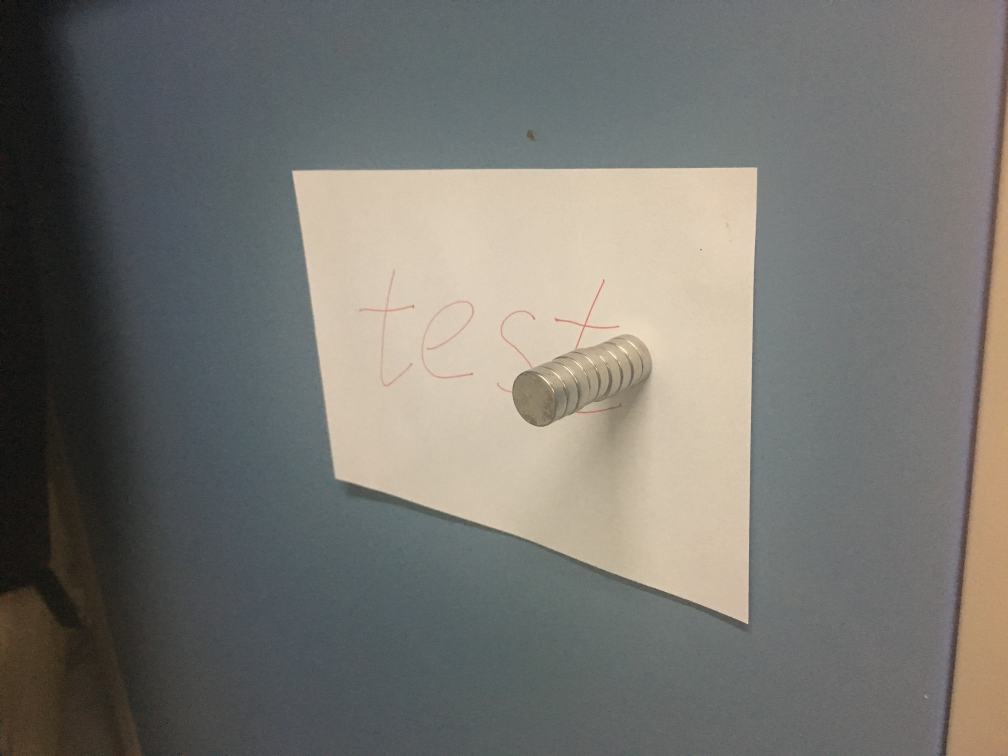
//> input picture imageStretch/img/src2.jpg, 4032 x 3024 px (shown at 1/4 size)
$ ./main   (built with g++ and OpenCV 4)
//> lines starting //> are read from the running program, lines starting //| are printed output that depends on the picture; after the words box and inside, x2 and y2 are one past the last pixel; in counts of white or black regions, pixels touching at a corner belong together
//> further down, src is the input picture: 3024 rows x 4032 cols, CV_8UC3; mean B, G, R 111.5, 116.8, 118.3
### imageStretch/header.h
#ifndef HEADER
#define HEADER

#include"iostream"
#include"opencv2/opencv.hpp"

using namespace std;
using namespace cv;

vector<Point> preProcess(const Mat src);
Mat transform(Mat const src, vector<Point> srcPoint);

#endif // !HEADER

### imageStretch/transform.cpp
#include"header.h"

Mat transform(Mat const src, vector<Point> Pointsrc) {
	int temp;
	std::sort(Pointsrc.begin(), Pointsrc.end(),
		[](Point point1, Point point2) {return point1.x < point2.x; }
	);
	if (Pointsrc[0].y > Pointsrc[1].y) {
		temp = Pointsrc[1].y;
		Pointsrc[1].y = Pointsrc[0].y;
		Pointsrc[0].y = temp;
	}
	if (Pointsrc[2].y > Pointsrc[3].y) {
		temp = Pointsrc[3].y;
		Pointsrc[3].y = Pointsrc[2].y;
		Pointsrc[2].y = temp;
	}
	Point2f srcPoint[4];
	srcPoint[0] = Pointsrc[0];
	srcPoint[1] = Pointsrc[1];
	srcPoint[2] = Pointsrc[2];
	srcPoint[3] = Pointsrc[3];
	Point2f dstPoint[4];
	dstPoint[0] = { 0,0 };
	dstPoint[1] = { 0,1500 };
	dstPoint[2] = { 2000,0 };
	dstPoint[3] = { 2000,1500 };
	Mat transformMatrix = getPerspectiveTransform(srcPoint, dstPoint);
	Mat dst(Size(2000,1500), src.type());
	warpPerspective(src,dst,transformMatrix,dst.size(), INTER_LINEAR, BORDER_CONSTANT);

	return dst;
}

### imageStretch/preProcess.cpp
#include"header.h"

vector<Point> preProcess(const Mat src) {
	Mat srcChangeable;
	cvtColor(src, srcChangeable, CV_RGB2GRAY, 0);
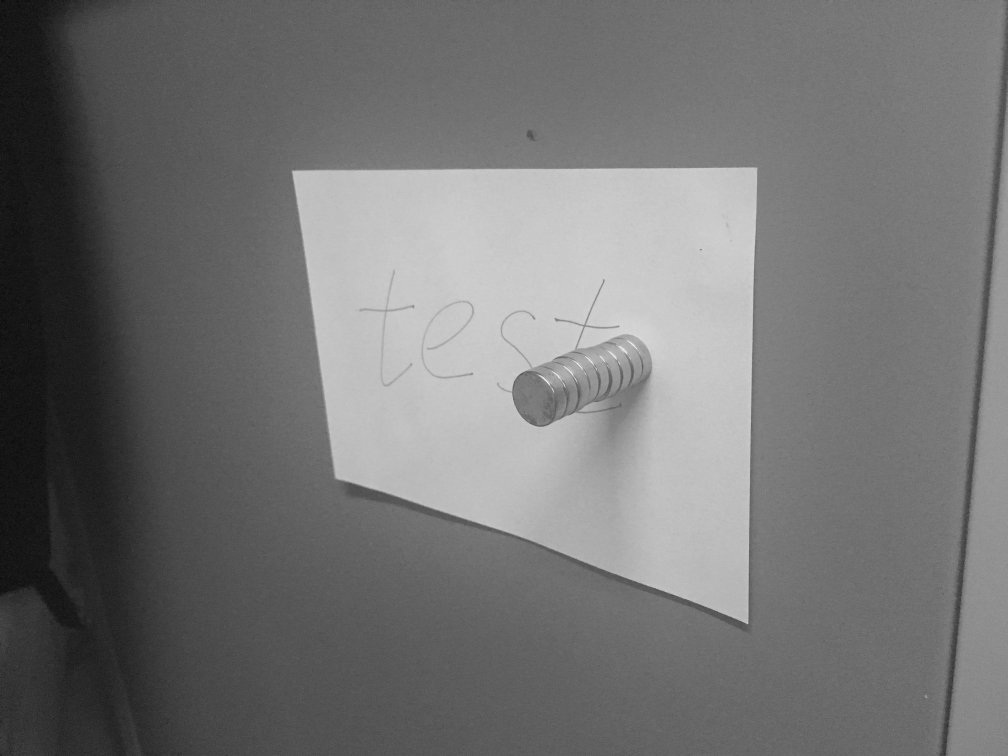
//> srcChangeable: 3024 rows x 4032 cols, CV_8UC1 (shown at 1/4 size); min 0, max 249, mean 115.4

	adaptiveThreshold(srcChangeable, srcChangeable, 255, ADAPTIVE_THRESH_MEAN_C, THRESH_BINARY, src.rows / 2 + 1, -10);
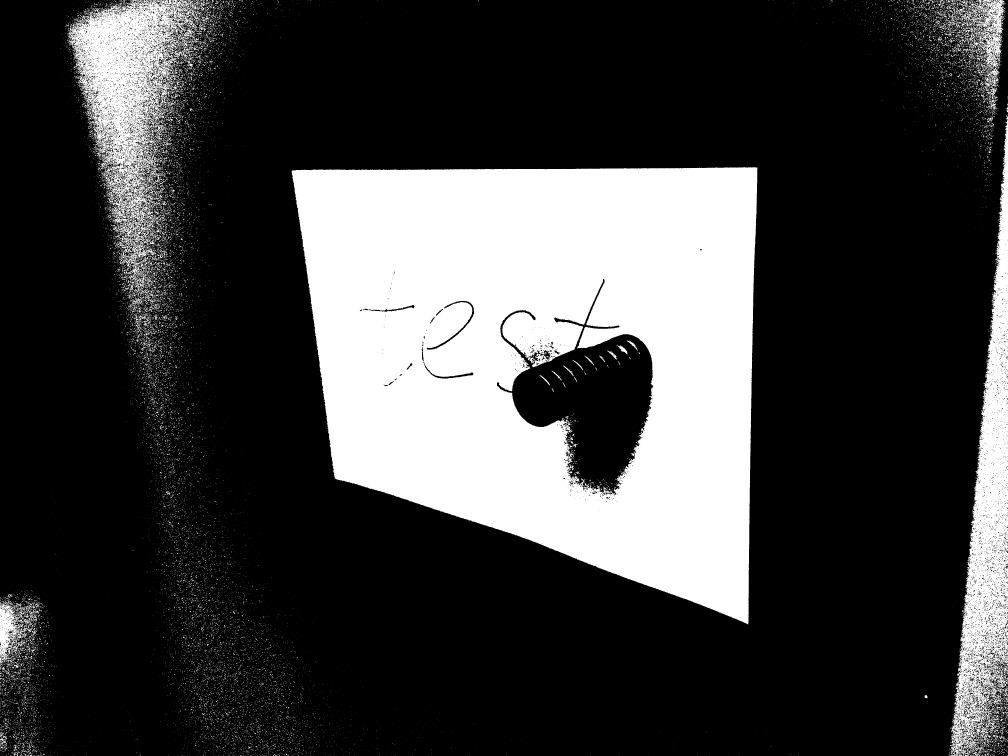
//> srcChangeable: 3024 rows x 4032 cols, CV_8UC1 (shown at 1/4 size); 24.8% white; 21286 white regions (20222 under 20 px), largest, box (x1, y1, x2, y2) and area: (1166, 669, 3030, 2497) 2395023, (3798, 463, 4032, 3024) 229942, (272, 0, 803, 1171) 218004
	erode(srcChangeable, srcChangeable, getStructuringElement(MORPH_RECT, Size(40, 40), Point(-1, -1)), Point(-1, -1), 1, 0);	//MORPH_ELLIPSE | MORPH_RECT
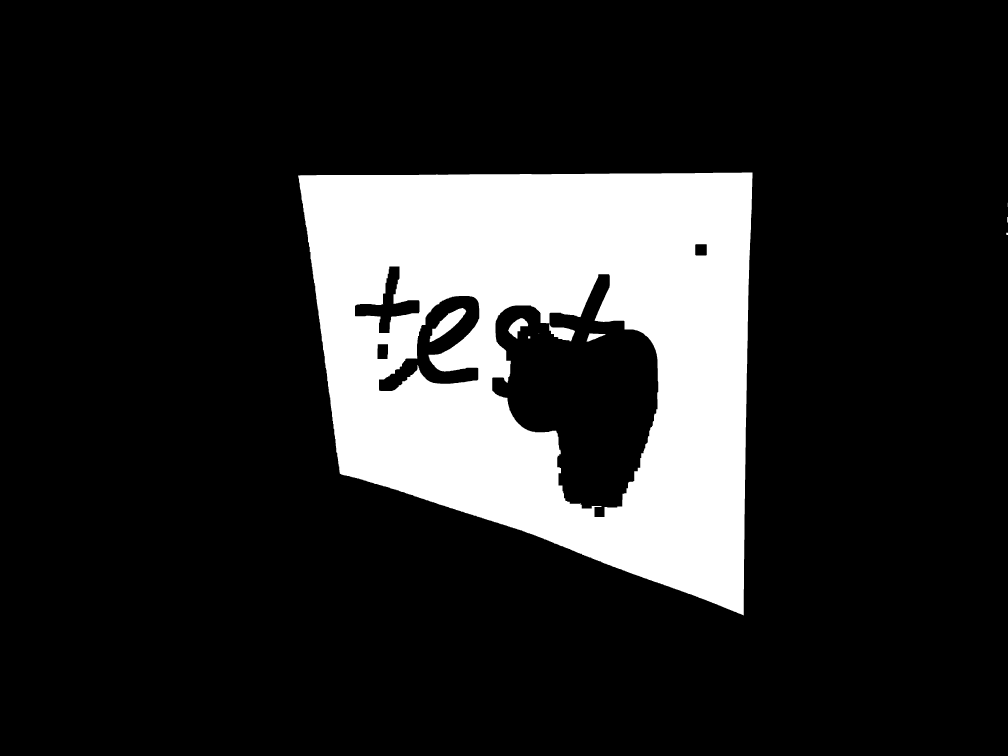
//> srcChangeable: 3024 rows x 4032 cols, CV_8UC1 (shown at 1/4 size); 16.7% white; 9 white regions (2 under 20 px), largest, box (x1, y1, x2, y2) and area: (1192, 690, 3010, 2462) 2025858, (1719, 1232, 1865, 1369) 7475, (2032, 1272, 2114, 1355) 3058
	dilate(srcChangeable, srcChangeable, getStructuringElement(MORPH_RECT, Size(40, 40), Point(-1, -1)), Point(-1, -1), 1, 0);
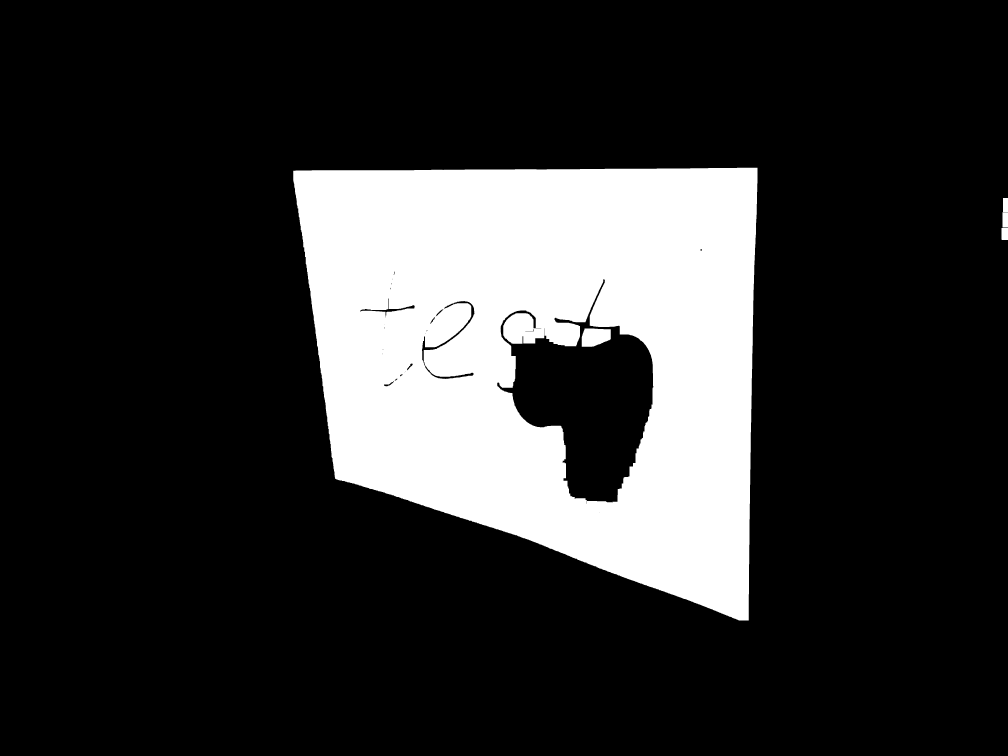
//> srcChangeable: 3024 rows x 4032 cols, CV_8UC1 (shown at 1/4 size); 19.3% white; 5 white regions
	vector<vector<Point>>contours;
	vector<Vec4i> hierarchy;
	findContours(srcChangeable, contours, hierarchy, RETR_EXTERNAL, CHAIN_APPROX_SIMPLE, Point(0, 0));
//> contours = 4 contours; box (x1, y1, x2, y2) and area: (1173, 671, 3030, 2482) 2628962, (4010, 849, 4032, 910) 1260, (4006, 912, 4032, 960) 1174, (4012, 792, 4032, 848) 1045
	vector<vector<Point>> contours_poly(contours.size());
//> contours_poly = 4 empty contours
	std::sort(contours.begin(), contours.end(),
		[](vector<Point> contours1, vector<Point> contours2) {return contours1.size() > contours2.size(); }
	);
	approxPolyDP(contours[0], contours[0], src.rows / 25.0, true);
//> contours = 4 contours; box (x1, y1, x2, y2) and area: (1173, 671, 3030, 2482) 2649252, (4010, 849, 4032, 910) 1260, (4006, 912, 4032, 960) 1174, (4012, 792, 4032, 848) 1045

	return contours[0];
}

### imageStretch/main.cpp
#include"header.h"

void main() {
	const Mat src = imread("./img/src2.jpg");
	namedWindow("src", 2);
	imshow("src", src);

	vector<Point> srcPoint = preProcess(src);
//> srcPoint = 4 Points (x, y): [3029, 671], [1173, 683], [1340, 1913], [2994, 2481]
	Mat dst = transform(src, srcPoint);
//> in transform, `std::sort(Pointsrc.begin(), Pointsrc.end(), [](Point point1, Point poi..`: Pointsrc = 4 Points (x, y): [1173, 683], [1340, 1913], [2994, 2481], [3029, 671]
//> in transform, `temp = Pointsrc[3].y;`: temp = 671
//> in transform, `Pointsrc[3].y = Pointsrc[2].y;`: Pointsrc = 4 Points (x, y): [1173, 683], [1340, 1913], [2994, 2481], [3029, 2481]
//> in transform, `Pointsrc[2].y = temp;`: Pointsrc = 4 Points (x, y): [1173, 683], [1340, 1913], [2994, 671], [3029, 2481]
//> in transform, `srcPoint[0] = Pointsrc[0];`: srcPoint = 4 Points (x, y): [1173, 683], [0, 0], [0, 0], [0, 0]
//> in transform, `srcPoint[1] = Pointsrc[1];`: srcPoint = 4 Points (x, y): [1173, 683], [1340, 1913], [0, 0], [0, 0]
//> in transform, `srcPoint[2] = Pointsrc[2];`: srcPoint = 4 Points (x, y): [1173, 683], [1340, 1913], [2994, 671], [0, 0]
//> in transform, `srcPoint[3] = Pointsrc[3];`: srcPoint has the same summary as Pointsrc
//> in transform, `Mat transformMatrix = getPerspectiveTransform(srcPoint, dstPoint);`: transformMatrix = [[2.31, -0.313, -2491.5], [0.0101, 1.54, -1063.9], [0.0004, -0.000142, 1]]
//> in transform, `warpPerspective(src,dst,transformMatrix,dst.size(), INTER_LINEAR, BORD..`:
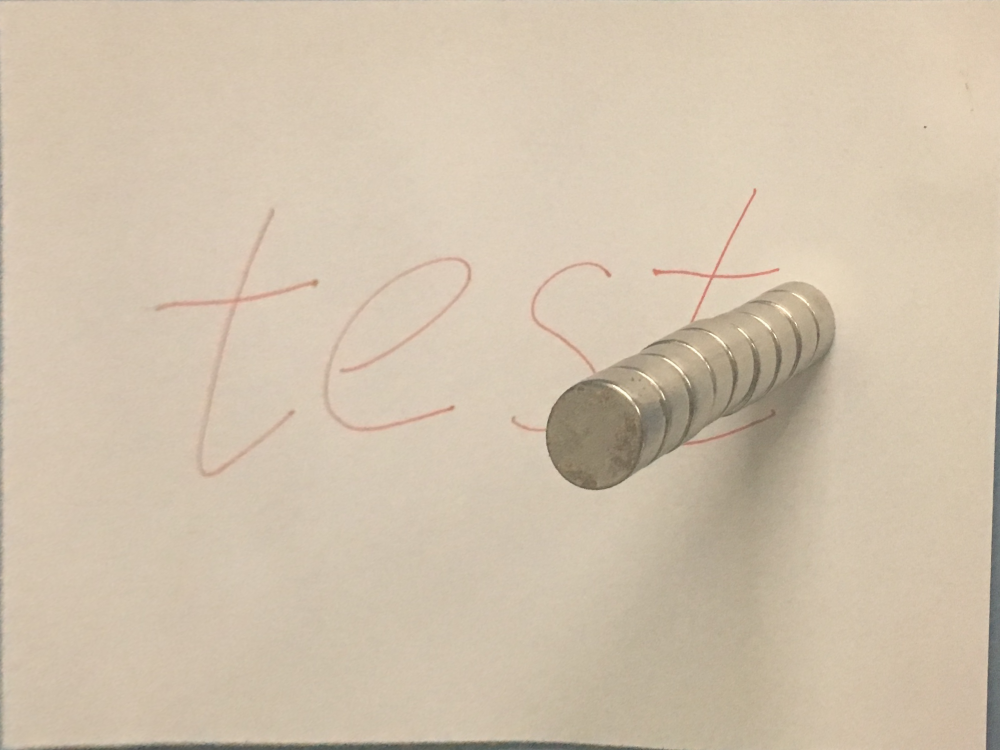
//> dst: 1500 rows x 2000 cols, CV_8UC3 (shown at 1/2 size); mean B, G, R 172.4, 193.6, 208.6

	namedWindow("dst", 2);
	imshow("dst", dst);

	waitKey(0);
}

$ run again, with imageStretch/img/src.jpg copied over imageStretch/img/src2.jpg
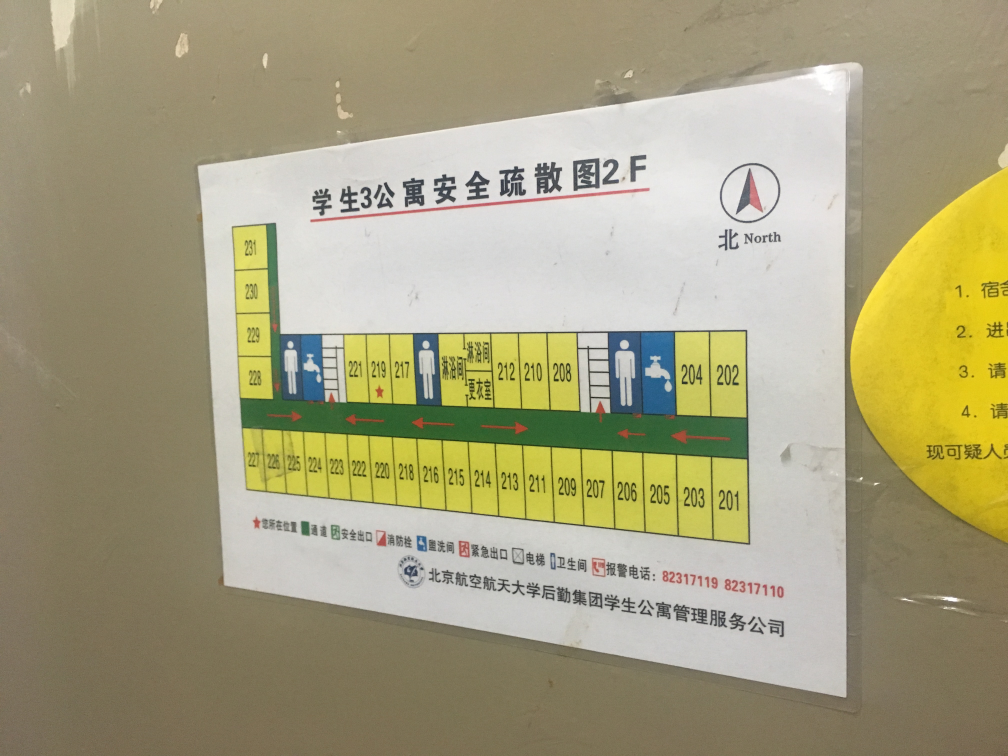
//> input picture imageStretch/img/src.jpg, 4032 x 3024 px (shown at 1/4 size)
//> src is the input picture: 3024 rows x 4032 cols, CV_8UC3; mean B, G, R 127, 160.3, 166.6
//> in preProcess, `dilate(srcChangeable, srcChangeable, getStructuringElement(MORPH_RECT,..`:
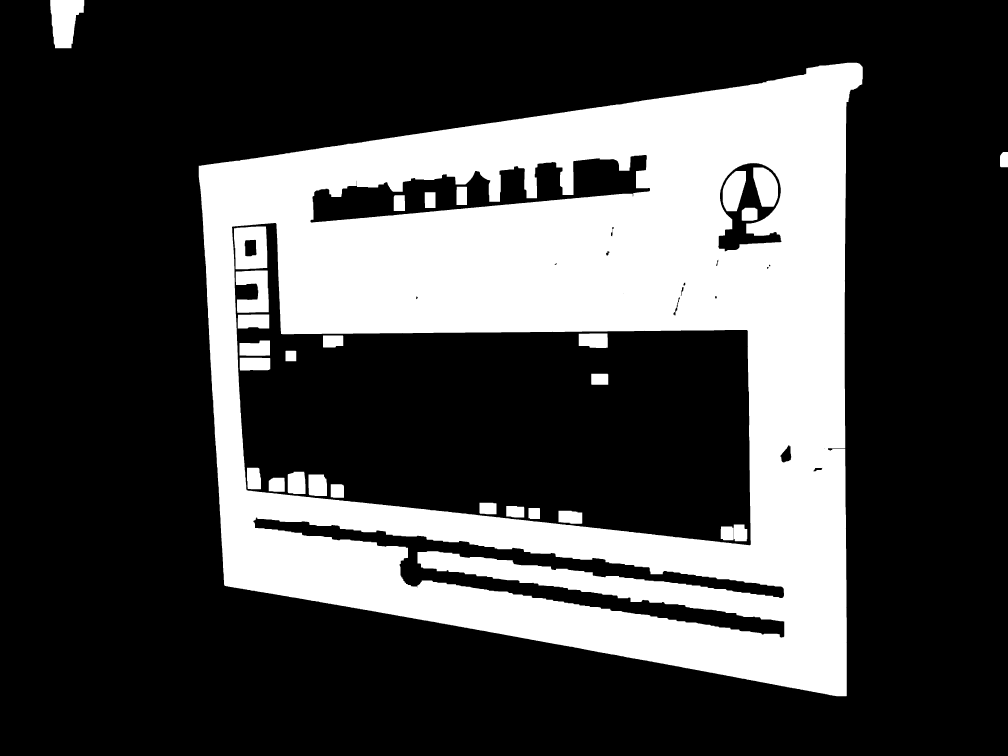
//> srcChangeable: 3024 rows x 4032 cols, CV_8UC1 (shown at 1/4 size); 28.6% white; 29 white regions
//> in preProcess, `findContours(srcChangeable, contours, hierarchy, RETR_EXTERNAL, CHAIN_..`: contours = 3 contours; box (x1, y1, x2, y2) and area: (795, 251, 3451, 2785) 5305605, (201, 0, 337, 193) 18699, (4000, 608, 4032, 669) 1769
//> contours_poly = 3 empty contours
//> in preProcess, `approxPolyDP(contours[0], contours[0], src.rows / 25.0, true);`: contours = 3 contours; box (x1, y1, x2, y2) and area: (795, 265, 3449, 2785) 5393756, (201, 0, 337, 193) 18699, (4000, 608, 4032, 669) 1769
//> `vector<Point> srcPoint = preProcess(src);`: srcPoint = 4 Points (x, y): [3448, 265], [795, 663], [897, 2341], [3385, 2784]
//> in transform, `std::sort(Pointsrc.begin(), Pointsrc.end(), [](Point point1, Point poi..`: Pointsrc = 4 Points (x, y): [795, 663], [897, 2341], [3385, 2784], [3448, 265]
//> temp = 265
//> in transform, `Pointsrc[3].y = Pointsrc[2].y;`: Pointsrc = 4 Points (x, y): [795, 663], [897, 2341], [3385, 2784], [3448, 2784]
//> in transform, `Pointsrc[2].y = temp;`: Pointsrc = 4 Points (x, y): [795, 663], [897, 2341], [3385, 265], [3448, 2784]
//> in transform, `srcPoint[0] = Pointsrc[0];`: srcPoint = 4 Points (x, y): [795, 663], [0, 0], [0, 0], [0, 0]
//> in transform, `srcPoint[1] = Pointsrc[1];`: srcPoint = 4 Points (x, y): [795, 663], [897, 2341], [0, 0], [0, 0]
//> in transform, `srcPoint[2] = Pointsrc[2];`: srcPoint = 4 Points (x, y): [795, 663], [897, 2341], [3385, 265], [0, 0]
//> in transform, `srcPoint[3] = Pointsrc[3];`: srcPoint has the same summary as Pointsrc
//> transformMatrix = [[1.34, -0.0814, -1010.3], [0.154, 1, -786.9], [0.000224, -2.95e-05, 1]]
//> in transform, `warpPerspective(src,dst,transformMatrix,dst.size(), INTER_LINEAR, BORD..`:
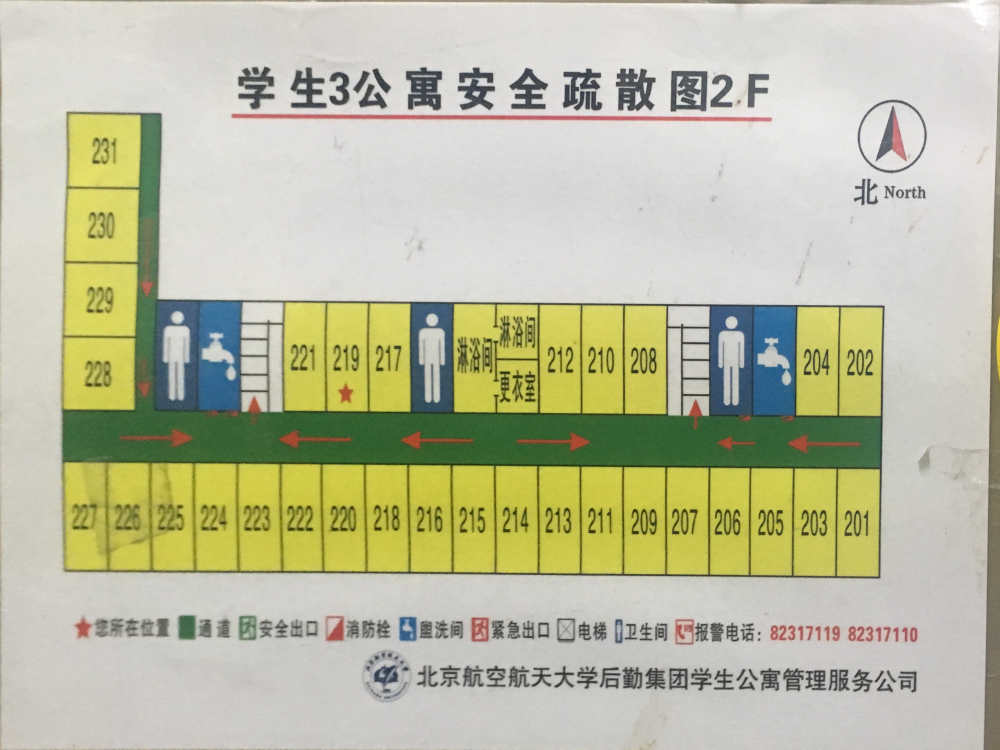
//> dst: 1500 rows x 2000 cols, CV_8UC3 (shown at 1/2 size); mean B, G, R 161.8, 189.8, 188.7
